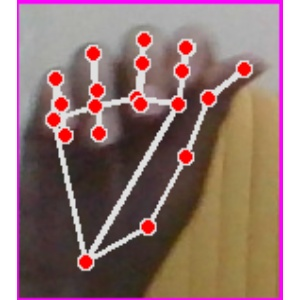
#> input picture data/Alphabets/A/Image_14.jpg, 300 x 300 px, found by its file name; its folder holds 4 pictures in this run
$ python flippingimages.py
#> lines starting #> are read from the running program, lines starting #| are printed output that depends on the picture
#Horizontaly flipped images for considering left-handed signers

import os
import cv2

base_path = r'Sign-Language-Recognition-System\data\Alphabets\A'#path accordingly

# folder existance
if not os.path.exists(base_path):
    print(f"❌ Folder not found: {base_path}")
    exit()

# Get only .jpg images
images = [img for img in os.listdir(base_path) if img.endswith('.jpg')]

if not images:
    print(f"⚠️ No .jpg images found in: {base_path}")
    exit()

# Getting the last image number from original images (not flipped ones) for easier labeling
last_num = max([
    int(img.split('_')[1].split('.')[0])
    for img in images if img.startswith("Image_")
])

for idx, img_name in enumerate(images):
    if not img_name.startswith("Image_"):
        continue  # Skip flipped or other files

    img_path = os.path.join(base_path, img_name)
    img = cv2.imread(img_path)
#> img is the input picture: shape (300, 300, 3); mean B, G, R 117.2, 120.4, 148.3

    if img is None:
        print(f"⚠️ Can't read image: {img_path}")
        continue

    # Flip image horizontally
    flipped_img = cv2.flip(img, 1)
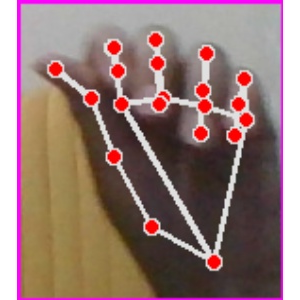
#> flipped_img: shape (300, 300, 3); mean B, G, R 117.2, 120.4, 148.3

    # Save with incremented filename
    new_img_num = last_num + idx + 1
    new_img_name = f'ImageFlipped_{new_img_num}.jpg'
    new_img_path = os.path.join(base_path, new_img_name)

    cv2.imwrite(new_img_path, flipped_img)
#> pass 2 of the loop `for idx, img_name in enumerate(images):`:
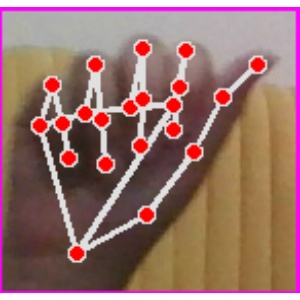
#> input picture data/Alphabets/A/Image_15.jpg, 300 x 300 px, found by its file name
#> img is the input picture: shape (300, 300, 3); mean B, G, R 107.8, 113.5, 150.8
#> `flipped_img = cv2.flip(img, 1)`:
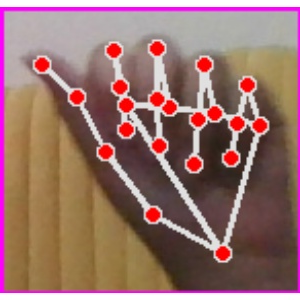
#> flipped_img: shape (300, 300, 3); mean B, G, R 107.8, 113.5, 150.8
#> pass 3 of the loop `for idx, img_name in enumerate(images):`:
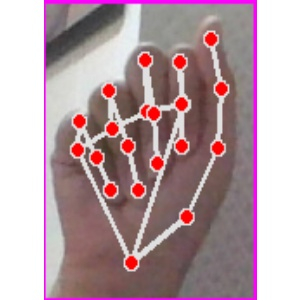
#> input picture data/Alphabets/A/Image_1753126608.jpg, 300 x 300 px, found by its file name
#> img is the input picture: shape (300, 300, 3); mean B, G, R 163.9, 157.5, 181.6
#> `flipped_img = cv2.flip(img, 1)`:
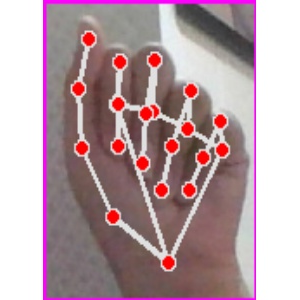
#> flipped_img: shape (300, 300, 3); mean B, G, R 163.9, 157.5, 181.6
#> the loop made 4 passes; the first 3 are shown

print("✅ Flipping complete for:", base_path)
